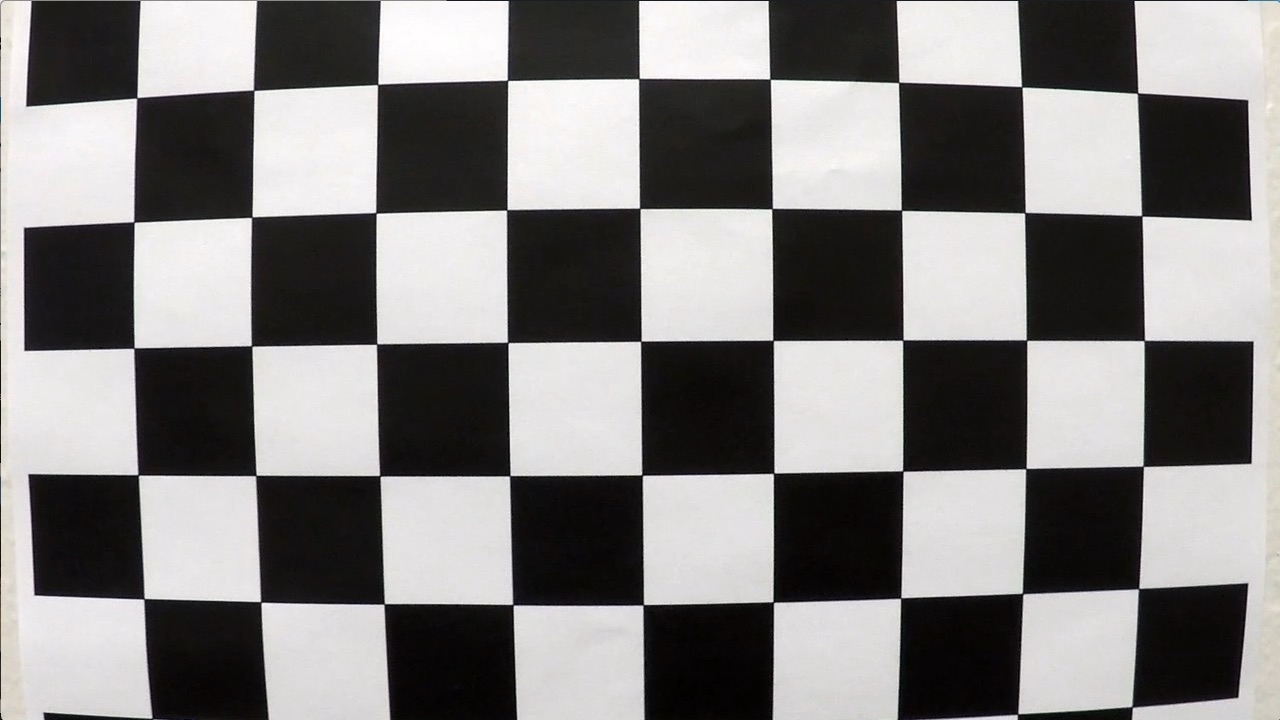
#> input picture camera_cal/calibration1.jpg, 1280 x 720 px; its folder holds 5 pictures in this run
$ jupyter execute part1_calibration.ipynb   (shell and % lines are left out)
#> lines starting #> are read from the running program, lines starting #| are printed output that depends on the picture
[cell 1]
# imports

import numpy as np
import cv2
import matplotlib.pyplot as plt
import matplotlib.image as mpimg
import glob
import pickle

### Calibrate function
The following is the calibrate function. It takes a list of path to calibration images
and then calibrate the camera. It is important the images show the checkerboard from
different angles, and appearing in all the places within the frame. Also *super important*:
if you have hi-res pictures, findChessboardCorner may not work. And if you try to
scale down, the camera matrix will be wrong

[cell 2]
def calibrate(images, nx=9, ny=6, _debug=False):
    """Given a set of image paths for calibration,
       calibrates the camera and returns the camera
       matrix and distortion parameters"""
#> called with nx = 9, ny = 6, _debug = False

    # prepare the arrays to return
    obj_points = []  # 3D points in the real world space
    img_points = []  # 2D points in the image

    # prepare object points, like (0, 0, 0), (1, 0, 0)...(5,8,0)...
    # the z coordinate is assumed to be always 0 (chessboard laying on a flat
    # plane where only x and y varies
    objp = np.zeros((nx * ny, 3), np.float32)
    objp[:, :2] = np.mgrid[0:nx, 0:ny].T.reshape(-1, 2)

    # size of the images
    img_size = ()

    # for every image file
    for fname in images:

        # read each image
        img = mpimg.imread(fname)
#> img is the input picture: shape (720, 1280, 3); mean R, G, B 130.1, 128.4, 127.8

        # store the size
        img_size = (img.shape[1], img.shape[0])
#> img_size = (1280, 720)

        # convert image to gray
        gray = cv2.cvtColor(img, cv2.COLOR_RGB2GRAY)

        # find the chessboard corner
        found, corners = cv2.findChessboardCorners(gray, (nx, ny), None)
#> found = False; corners = None

        # if found corners...
        if found:

            # ... append those corners to the output array
            img_points.append(corners)

            # and append the corresponding world coordinates too
            obj_points.append(objp)

            # DEBUG draw and display the corners on the image
            if _debug:
               cv2.drawChessboardCorners(img, (nx, ny), corners, found)
               cv2.imshow('annotated', img)
               cv2.waitKey(500)

    # finally calibrate the camera
    retval, cameraMatrix, distCoeffs, _, _ = \
        cv2.calibrateCamera(obj_points, img_points, img_size, None, None)

    # return results
    return retval, cameraMatrix, distCoeffs

Hereafter I save the camera matrix and the distortion coefficients to pickle files.

[cell 3]
# testing the calibrate, undistort and projection functions

# load camera matrix and distortion coeffs from pickle file or
# calibrate camera
try:
    cameraMatrix = pickle.load(open("cmx.p", "rb"))
    distCoeffs = pickle.load(open("dist.p", "rb"))

except (OSError, IOError) as e:
    # find image paths for calibration
    paths = glob.glob('camera_cal/calibration*.jpg')

assert(paths)

# calibrate the camera
retval, cameraMatrix, distCoeffs = calibrate(paths)

if retval:
    # if successfully calibrated, store the camera matrix
    # and distortion coeffs
    pickle.dump(cameraMatrix, open("cmx.p", "wb"))
    pickle.dump(distCoeffs, open("dist.p", "wb"))

print('Camera matrix = \n{}'.format(cameraMatrix))
print('Distortion coeffs = \n{}'.format(distCoeffs))

Hereafter I test the calibration matrix and distortion coeffs by performing undistortion
on a test image

[cell 4]
# load an image
small = mpimg.imread('camera_cal/calibration2.jpg')
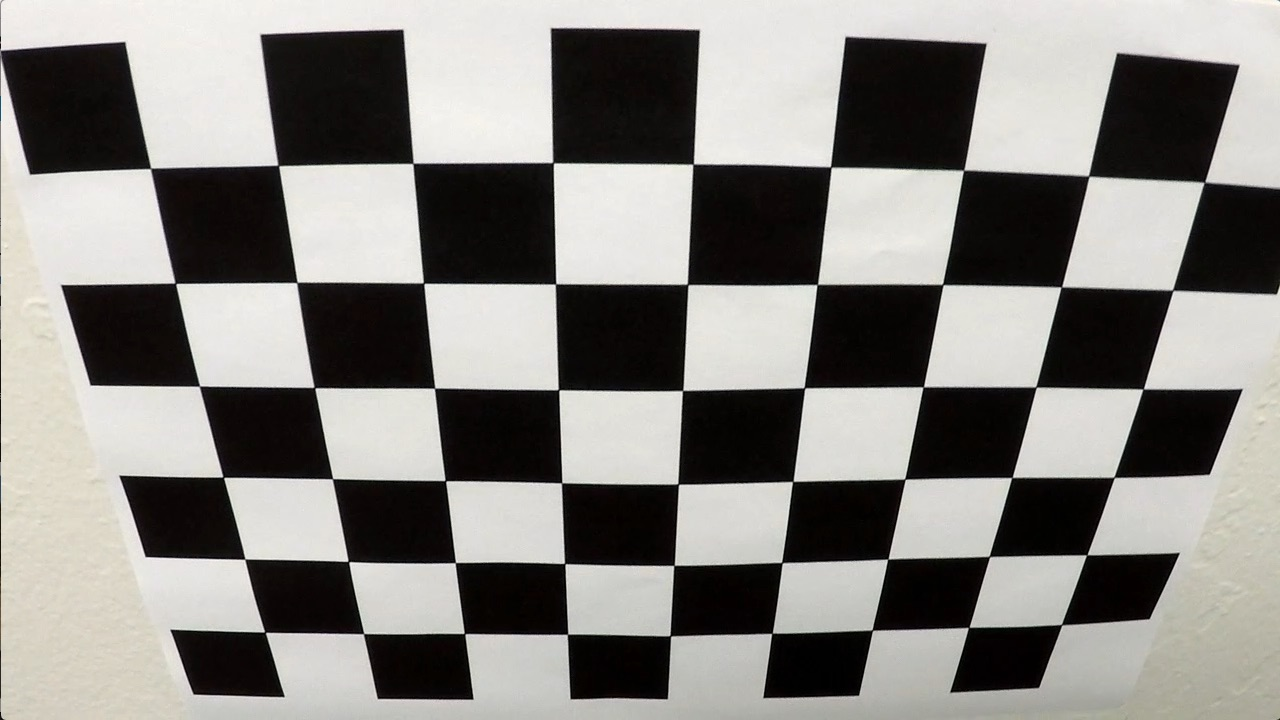
#> input picture camera_cal/calibration2.jpg, 1280 x 720 px
#> small is the input picture: shape (720, 1280, 3); mean R, G, B 134.4, 132.4, 128.5

# perform undistort
dst = cv2.undistort(small, cameraMatrix, distCoeffs, None, cameraMatrix)
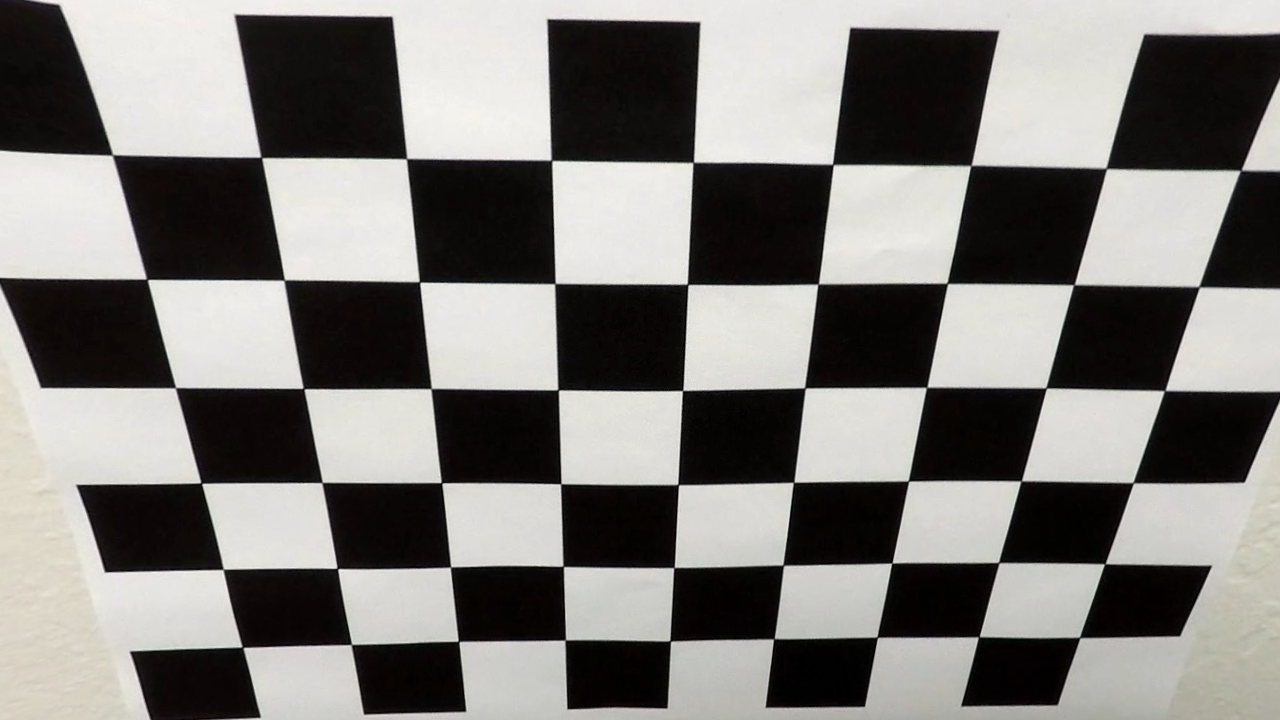
#> dst: shape (720, 1280, 3); mean R, G, B 126.4, 124.5, 121.2

# show original and undistort
f, (ax1, ax2) = plt.subplots(1, 2, figsize=(18, 6))
f.tight_layout()
ax1.imshow(small)
ax1.set_title('Original Image', fontsize=40)
ax2.imshow(dst)
ax2.set_title('Undistorted Image', fontsize=40)
plt.subplots_adjust(left=0., right=1, top=0.9, bottom=0.)
plt.show()
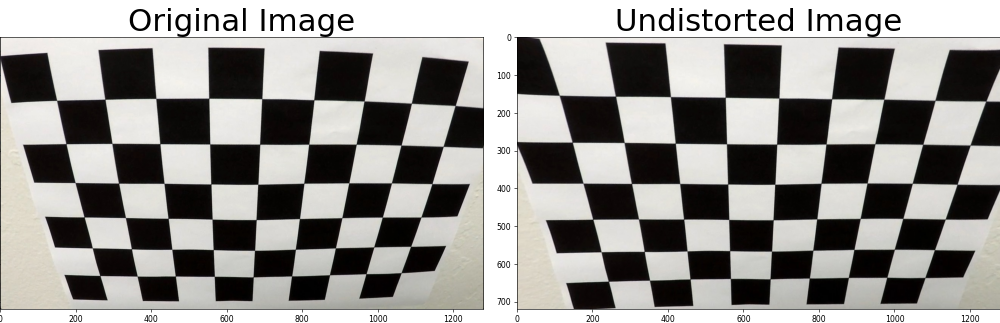
#> figure drawn by matplotlib, 2 panels

### Perspective transform test

[cell 5]
def corners_unwarp(img, nx, ny, mtx, dist):

    # 1) Undistort using mtx and dist
#> called with nx = 8, ny = 6, mtx = array of shape (3, 3), dist = array of shape (1, 5)
    dst_img = cv2.undistort(img, mtx, dist, None, mtx)

    # 2) Convert to grayscale
    gray = cv2.cvtColor(dst_img, cv2.COLOR_BGR2GRAY)

    # 3) Find the chessboard corners
    found, corners = cv2.findChessboardCorners(gray, (nx, ny), None)

    # 4) If corners found:
    if found:
        # a) draw corners
        cv2.drawChessboardCorners(gray, (nx, ny), corners, found)
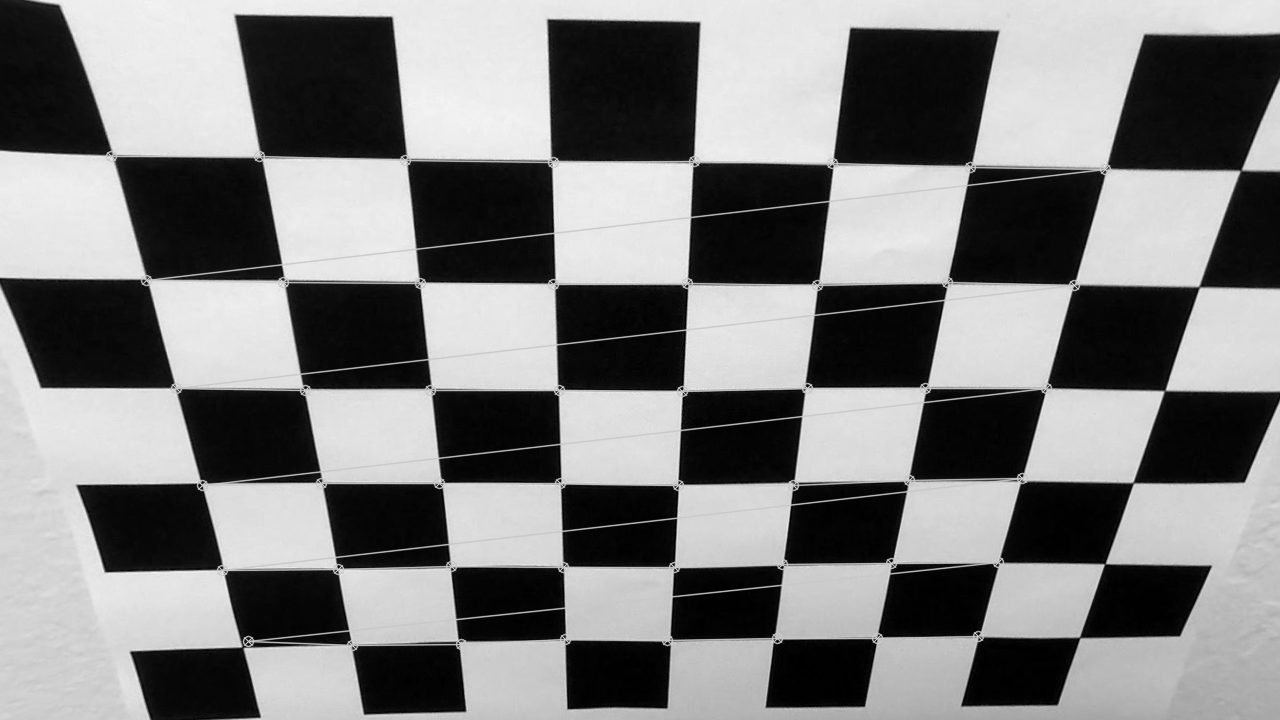
#> gray: shape (720, 1280); min 0, max 248, mean 125.4

        # 1st corner 0
        # 2nd corner nx - 1
        # 3rd corner (ny - 1) nx
        # 4th corner nx*ny - 1
        one = corners[0]
        two = corners[nx - 1]
        three = corners[(ny - 1) * nx]
        four = corners[-1]

        # create source and destination rectangle
        src = np.float32([one[0], two[0], four[0], three[0]])
        dst = np.float32([[10, 10], [1270, 10], [1270, 950], [10, 950]])

        # calculate the matrix to transform from src to dst
        M = cv2.getPerspectiveTransform(src, dst)

        img_size = (gray.shape[1], gray.shape[0])
#> img_size = (1280, 720)

        # change perspective
        warped = cv2.warpPerspective(dst_img, M, img_size,
                                     flags=cv2.INTER_LINEAR)
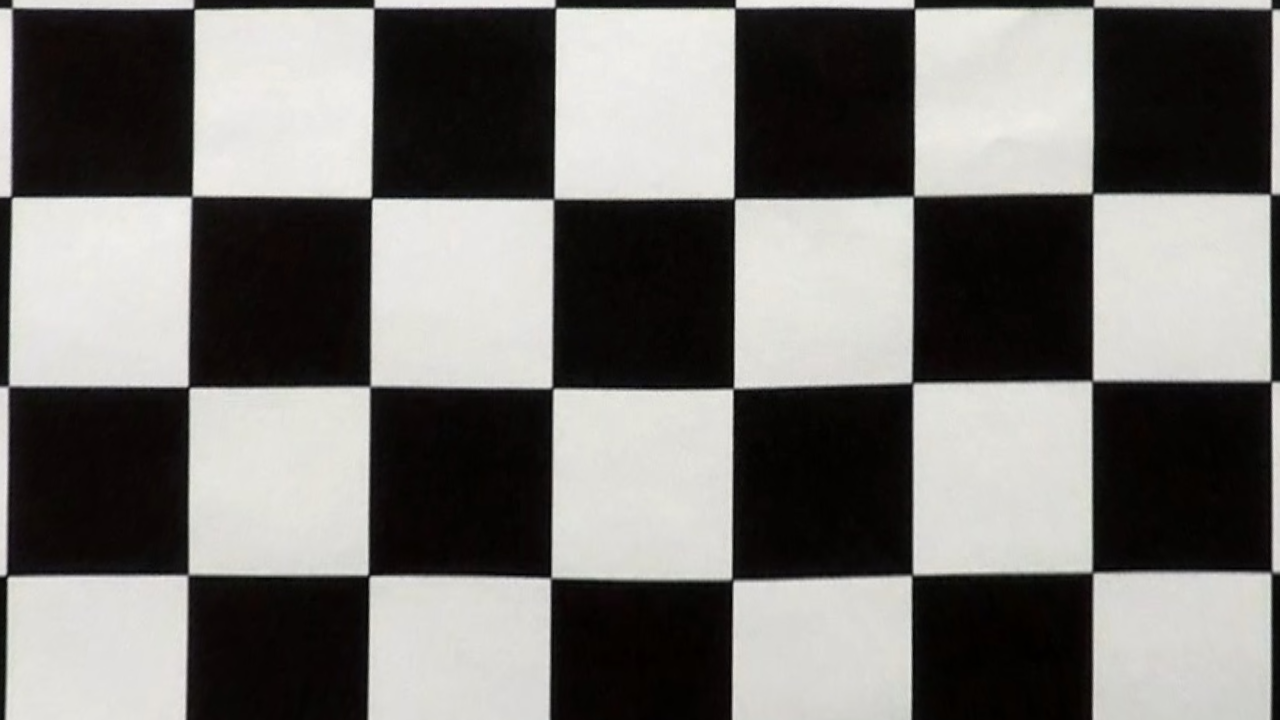
#> warped: shape (720, 1280, 3); mean R, G, B 117.3, 115.5, 112.8


    return warped, M

[cell 6]
nx = 8  # the number of inside corners in x
ny = 6  # the number of inside corners in y

warped, perspective_M = corners_unwarp(small, nx, ny, cameraMatrix, distCoeffs)

# show original and warped

f, (ax1, ax2) = plt.subplots(1, 2, figsize=(18, 6))
f.tight_layout()
ax1.imshow(small)
ax1.set_title('Original Image', fontsize=40)
ax2.imshow(warped)
ax2.set_title('Warped Image', fontsize=40)
plt.subplots_adjust(left=0., right=1, top=0.9, bottom=0.)
plt.show()
